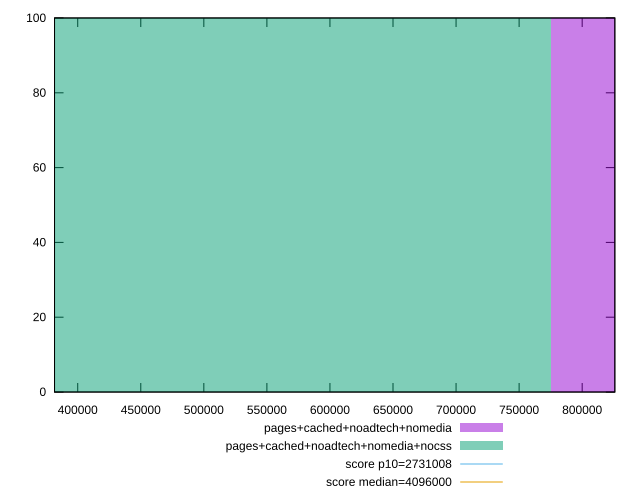

This chart was generated by the following gnuplot code:
reset

$pagesCachedNoadtechNomedia <<EOF
1033451.753880278 100
EOF

$pagesCachedNoadtechNomediaNocss <<EOF
516725.876940139 100
EOF

set key outside below
set boxwidth 516725.876940139
set xrange [381612:825891]
set yrange [0:100]
set trange [0:100]
set style fill transparent solid 0.5 noborder

set parametric
set terminal svg size 640, 500 enhanced background rgb 'white'
set output "report_0_00242021-02-20T12:25:28.543Z/total-byte-weight/comparison/histogram/3_vs_4.svg"

plot $pagesCachedNoadtechNomedia title "pages+cached+noadtech+nomedia" with boxes, \
     $pagesCachedNoadtechNomediaNocss title "pages+cached+noadtech+nomedia+nocss" with boxes, \
     2731008,t title "score p10=2731008", \
     4096000,t title "score median=4096000"

reset
